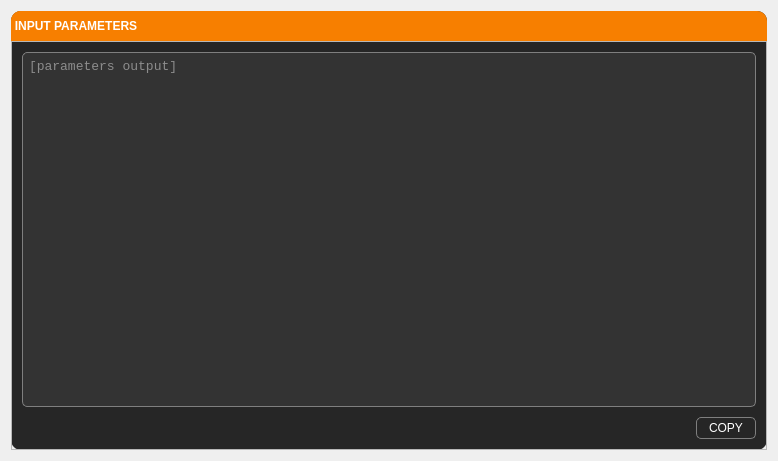
<?xml version="1.0" encoding="UTF-8"?>
<ui version="4.0">
 <class>Form</class>
 <widget class="QWidget" name="Form">
  <property name="geometry">
   <rect>
    <x>0</x>
    <y>0</y>
    <width>778</width>
    <height>461</height>
   </rect>
  </property>
  <property name="font">
   <font>
    <family>Segoe UI</family>
   </font>
  </property>
  <property name="windowTitle">
   <string>Info</string>
  </property>
  <property name="windowIcon">
   <iconset>
    <normaloff>:/icons/icons/logo.svg</normaloff>:/icons/icons/logo.svg</iconset>
  </property>
  <property name="styleSheet">
   <string notr="true">QWidget {
	color: white;
	font-family: &quot;Segoe UI&quot;;
}</string>
  </property>
  <layout class="QVBoxLayout" name="verticalLayout">
   <item>
    <widget class="QFrame" name="base_frame">
     <property name="styleSheet">
      <string notr="true">QFrame#base_frame {
	background-color: #262626;
	border-radius: 10px;

}
</string>
     </property>
     <property name="frameShape">
      <enum>QFrame::StyledPanel</enum>
     </property>
     <property name="frameShadow">
      <enum>QFrame::Raised</enum>
     </property>
     <layout class="QVBoxLayout" name="base_layout">
      <property name="spacing">
       <number>0</number>
      </property>
      <property name="leftMargin">
       <number>0</number>
      </property>
      <property name="topMargin">
       <number>0</number>
      </property>
      <property name="rightMargin">
       <number>0</number>
      </property>
      <property name="bottomMargin">
       <number>0</number>
      </property>
      <item>
       <widget class="QFrame" name="title_bar">
        <property name="sizePolicy">
         <sizepolicy hsizetype="Preferred" vsizetype="Preferred">
          <horstretch>0</horstretch>
          <verstretch>0</verstretch>
         </sizepolicy>
        </property>
        <property name="minimumSize">
         <size>
          <width>0</width>
          <height>30</height>
         </size>
        </property>
        <property name="maximumSize">
         <size>
          <width>16777215</width>
          <height>30</height>
         </size>
        </property>
        <property name="styleSheet">
         <string notr="true">QFrame {
	background-color: #f77f00;
	border-top-left-radius: 10px;
	border-top-right-radius: 10px;
	border-bottom-right-radius: 0px;
	border-bottom-left-radius: 0px;
}</string>
        </property>
        <property name="frameShape">
         <enum>QFrame::NoFrame</enum>
        </property>
        <property name="frameShadow">
         <enum>QFrame::Raised</enum>
        </property>
        <layout class="QHBoxLayout" name="horizontalLayout_3">
         <property name="spacing">
          <number>0</number>
         </property>
         <property name="leftMargin">
          <number>0</number>
         </property>
         <property name="topMargin">
          <number>0</number>
         </property>
         <property name="rightMargin">
          <number>0</number>
         </property>
         <item>
          <widget class="QLabel" name="title">
           <property name="minimumSize">
            <size>
             <width>130</width>
             <height>30</height>
            </size>
           </property>
           <property name="maximumSize">
            <size>
             <width>45</width>
             <height>30</height>
            </size>
           </property>
           <property name="styleSheet">
            <string notr="true">QLabel {
	color: white;
	font-family: &quot;Segoe UI&quot;;
	font-weight: bold;

}</string>
           </property>
           <property name="text">
            <string>INPUT PARAMETERS</string>
           </property>
           <property name="alignment">
            <set>Qt::AlignCenter</set>
           </property>
          </widget>
         </item>
         <item>
          <spacer name="spacer_title_bar">
           <property name="orientation">
            <enum>Qt::Horizontal</enum>
           </property>
           <property name="sizeHint" stdset="0">
            <size>
             <width>677</width>
             <height>18</height>
            </size>
           </property>
          </spacer>
         </item>
         <item>
          <widget class="QPushButton" name="close_btn">
           <property name="minimumSize">
            <size>
             <width>25</width>
             <height>30</height>
            </size>
           </property>
           <property name="maximumSize">
            <size>
             <width>30</width>
             <height>30</height>
            </size>
           </property>
           <property name="styleSheet">
            <string notr="true">QPushButton {
	border: none;
	border-top-right-radius: 10px;
}

QPushButton:hover {
	background-color: red;
}</string>
           </property>
           <property name="icon">
            <iconset resource="../resources/resources.qrc">
             <normaloff>:/icons/icons/close_white_18dp.svg</normaloff>:/icons/icons/close_white_18dp.svg</iconset>
           </property>
           <property name="iconSize">
            <size>
             <width>16</width>
             <height>16</height>
            </size>
           </property>
          </widget>
         </item>
        </layout>
       </widget>
      </item>
      <item>
       <widget class="QFrame" name="main_frame">
        <property name="frameShape">
         <enum>QFrame::StyledPanel</enum>
        </property>
        <property name="frameShadow">
         <enum>QFrame::Raised</enum>
        </property>
        <layout class="QVBoxLayout" name="main_layout">
         <property name="spacing">
          <number>10</number>
         </property>
         <property name="leftMargin">
          <number>10</number>
         </property>
         <property name="topMargin">
          <number>10</number>
         </property>
         <property name="rightMargin">
          <number>10</number>
         </property>
         <property name="bottomMargin">
          <number>10</number>
         </property>
         <item>
          <widget class="QTextEdit" name="params_text">
           <property name="font">
            <font>
             <family>Consolas</family>
             <pointsize>10</pointsize>
             <weight>50</weight>
             <italic>false</italic>
             <bold>false</bold>
            </font>
           </property>
           <property name="styleSheet">
            <string notr="true">QTextEdit {
	background-color: #333333;
	color: rgb(230, 230, 230);
	border: 1px solid #7f7f7f;
	border-radius: 5px;
	padding: 2px;
	font: 10pt &quot;Consolas&quot;;

}</string>
           </property>
           <property name="readOnly">
            <bool>true</bool>
           </property>
           <property name="placeholderText">
            <string>[parameters output]</string>
           </property>
          </widget>
         </item>
         <item alignment="Qt::AlignRight|Qt::AlignBottom">
          <widget class="QPushButton" name="copy_btn">
           <property name="minimumSize">
            <size>
             <width>60</width>
             <height>22</height>
            </size>
           </property>
           <property name="maximumSize">
            <size>
             <width>60</width>
             <height>16777215</height>
            </size>
           </property>
           <property name="styleSheet">
            <string notr="true">QPushButton {
	color: white;
	background-color: none;
	border-radius: 5px;
	border: 1px solid #7f7f7f;
	padding: 0px;
}

QPushButton:hover {
	border: 1px solid #f77f00;
}

QPushButton:pressed {
	background-color: #f77f00;
	color: white;
}

QPushButton:disabled {
	background-color: #555555;
	color: #262626;
	border-color: rgb(80, 80, 80);

}

</string>
           </property>
           <property name="text">
            <string>COPY</string>
           </property>
          </widget>
         </item>
        </layout>
       </widget>
      </item>
     </layout>
    </widget>
   </item>
  </layout>
 </widget>
 <resources>
  <include location="../resources/resources.qrc"/>
 </resources>
 <connections/>
</ui>
